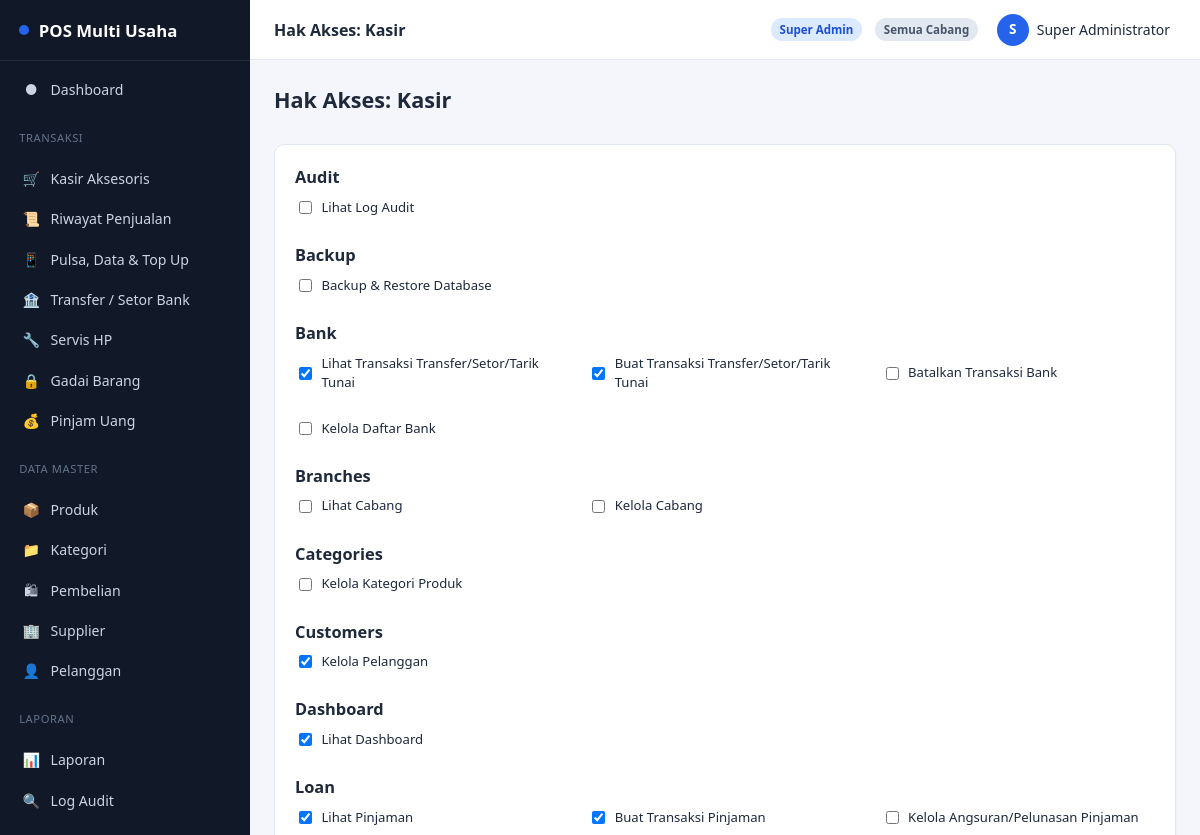
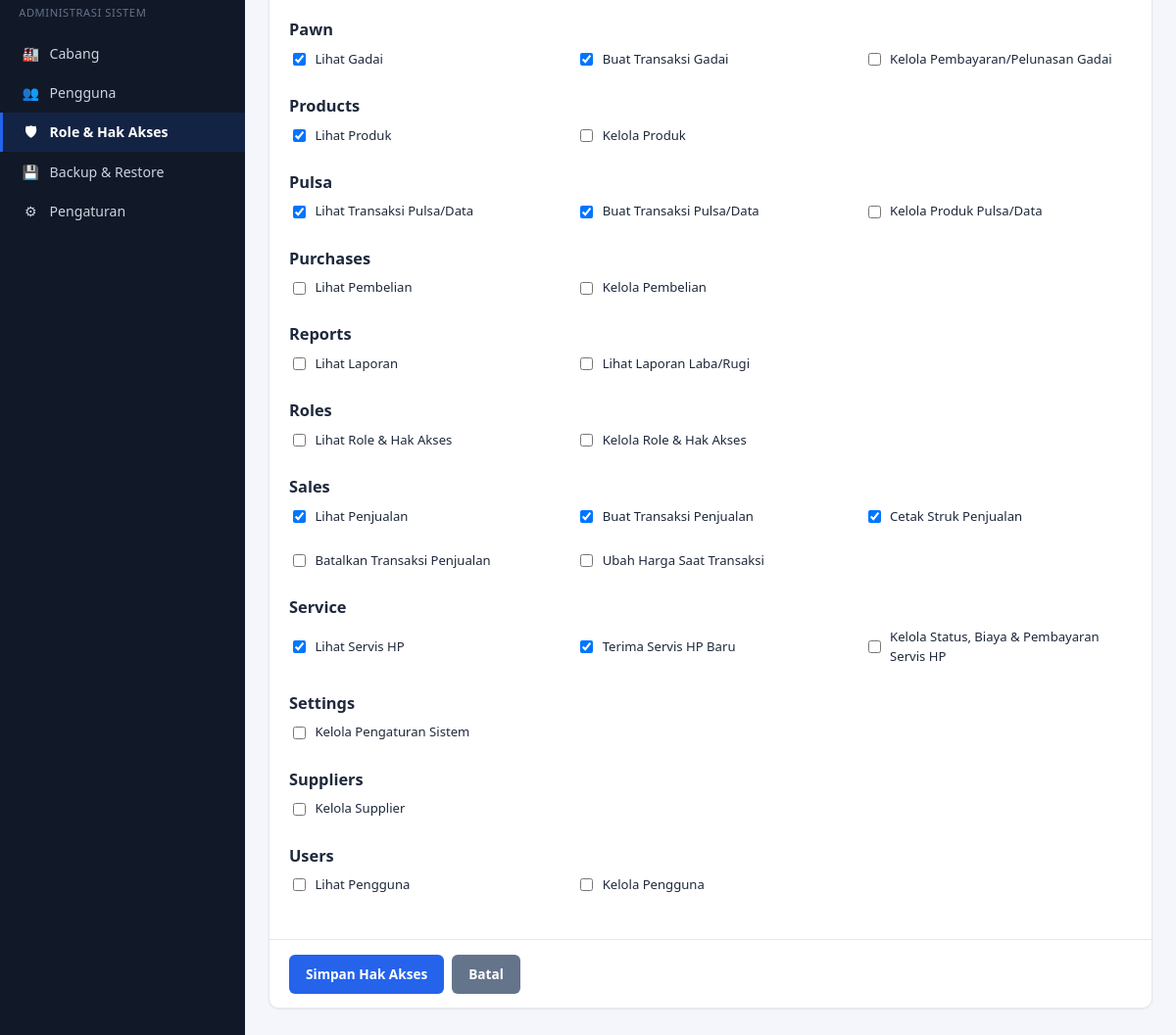
The page /roles/edit/3 (signed in) on the database its author committed (2 pictures, top to bottom).
### tables this page shows
CREATE TABLE IF NOT EXISTS permissions (
    id            INT UNSIGNED AUTO_INCREMENT PRIMARY KEY,
    code          VARCHAR(80)  NOT NULL UNIQUE,
    module        VARCHAR(50)  NOT NULL,
    name          VARCHAR(150) NOT NULL
);

CREATE TABLE IF NOT EXISTS roles (
    id            INT UNSIGNED AUTO_INCREMENT PRIMARY KEY,
    slug          VARCHAR(50)  NOT NULL UNIQUE,
    name          VARCHAR(100) NOT NULL,
    description   VARCHAR(255) DEFAULT NULL,
    created_at    DATETIME     NOT NULL DEFAULT CURRENT_TIMESTAMP
);

### app/core/Controller.php (called while the page is built, shortened)
<?php
abstract class Controller
{
    protected function view(string $view, array $data = [], string $layout = 'app'): void
    {
        extract($data, EXTR_SKIP);
        $viewFile = VIEW_PATH . '/' . $view . '.php';
        $content = function () use ($viewFile, $data): void {
            extract($data, EXTR_SKIP);
            require $viewFile;
        };
        require VIEW_PATH . '/layouts/' . $layout . '.php';
    }
}

### app/controllers/RoleController.php (called while the page is built, shortened)
<?php
final class RoleController extends Controller
{
    public function edit(string $id): void
    {
        $role = RoleModel::find((int) $id);
        $assigned = PermissionModel::codesForRole((int) $id);
        $this->view('roles/form', [
            'title'          => 'Hak Akses: ' . $role['name'],
            'role'           => $role,
            'permissionGroups' => PermissionModel::allGroupedByModule(),
            'assignedCodes'  => $assigned,
        ]);
    }
}

### app/core/Router.php (called while the page is built, shortened)
<?php
final class Router
{
    public static function dispatch(string $route): void
    {
        $route = trim($route, '/');
        $segments = $route === '' ? [] : explode('/', $route);
        $action    = $segments[1] ?? 'index';
        $params    = array_slice($segments, 2);
        $controller = new $controllerClass();
        call_user_func_array([$controller, $action], $params);
    }
}

### index.php (called while the page is built, shortened)
<?php
require ROOT_PATH . '/app/config/config.php';
$route = $_GET['route'] ?? '';
Router::dispatch($route);

### app/core/Database.php (called while the page is built, shortened)
<?php
final class Database
{
    private static ?PDO $instance = null;
    public static function connection(): PDO
    {
        if (self::$instance === null) {
            $dsn = 'mysql:host=' . DB_HOST . ';dbname=' . DB_NAME . ';charset=' . DB_CHARSET;
            self::$instance = new PDO($dsn, DB_USER, DB_PASS, [
                PDO::ATTR_ERRMODE            => PDO::ERRMODE_EXCEPTION,
                PDO::ATTR_DEFAULT_FETCH_MODE => PDO::FETCH_ASSOC,
                PDO::ATTR_EMULATE_PREPARES   => false,
            ]);
        }
        return self::$instance;
    }
}

### app/models/PermissionModel.php (called while the page is built, shortened)
<?php
final class PermissionModel extends Model
{
    public static function allGroupedByModule(): array
    {
        $rows = Database::connection()->query('SELECT * FROM permissions ORDER BY module, id')->fetchAll();
        $grouped = [];
        foreach ($rows as $row) {
            $grouped[$row['module']][] = $row;
        }
        return $grouped;
    }
}

### app/config/config.php (called while the page is built, shortened)
<?php
spl_autoload_register(function (string $class): void {
    $dirs = [
        APP_PATH . '/core/',
        APP_PATH . '/controllers/',
        APP_PATH . '/models/',
    ];
    foreach ($dirs as $dir) {
        $file = $dir . $class . '.php';
        if (is_file($file)) {
            return;
        }
    }
});
require_once APP_PATH . '/core/helpers.php';
require_once APP_PATH . '/config/database.php';

### app/core/Model.php (called while the page is built, shortened)
<?php
abstract class Model
{
    protected static string $table;
    protected static string $primaryKey = 'id';
    protected static bool $softDelete = false;
    protected static function db(): PDO
    {
        return Database::connection();
    }
    public static function find(int $id): ?array
    {
        $sql = 'SELECT * FROM ' . static::$table . ' WHERE ' . static::$primaryKey . ' = :id';
        $sql .= static::$softDelete ? ' AND deleted_at IS NULL' : '';
        $stmt = static::db()->prepare($sql);
        $stmt->execute(['id' => $id]);
        $row = $stmt->fetch();
        return $row === false ? null : $row;
    }
}

### app/views/roles/form.php (the view, shortened to what this page needs)
<div class="content-header">
    <h1>Hak Akses: <?= e($role['name']) ?></h1>
</div>
<form method="post" action="<?= e(url('roles/update/' . $role['id'])) ?>">
    <div class="card">
        <div class="card-body">
            <?php foreach ($permissionGroups as $module => $permissions): ?>
                <h3 style="text-transform:capitalize;"><?= e($module) ?></h3>
                <div class="grid grid-cols-3" style="margin-bottom:1.25rem;">
                    <?php foreach ($permissions as $p): ?>
                        <label style="font-weight:400;display:flex;gap:.4rem;align-items:center;">
                            <input type="checkbox" name="permissions[]" value="<?= (int) $p['id'] ?>" style="width:auto;"
                                <?= in_array($p['code'], $assignedCodes, true) ? 'checked' : '' ?>>
                            <?= e($p['name']) ?>
                        </label>
                    <?php endforeach; ?>
                </div>
            <?php endforeach; ?>
        </div>
        <div class="card-footer flex gap-sm">
            <button type="submit" class="btn">Simpan Hak Akses</button>
            <a class="btn btn-secondary" href="<?= e(url('roles/index')) ?>">Batal</a>
        </div>
    </div>
</form>

### app/core/helpers.php (shortened to what this page needs)
<?php
function e(?string $value): string
{
    return htmlspecialchars($value ?? '', ENT_QUOTES, 'UTF-8');
}
function url(string $path = ''): string
{
    return BASE_URL . '/' . ltrim($path, '/');
}
function render_menu_group(array $items, string $activeModule): void
{
    foreach ($items as $item) {
        $active = $item['key'] === $activeModule ? ' active' : '';
        echo '<li><a class="' . trim($active) . '" href="' . e(url($item['route'])) . '"><span class="icon">' . $item['icon'] . '</span><span>' . e($item['label']) . '</span></a></li>';
    }
}

### assets/css/app.css (style rules this page uses)
:root { --color-primary: #2563eb; --color-primary-dark: #1d4ed8; --color-primary-light: #dbeafe; --color-success: #16a34a; --color-success-light: #dcfce7; --color-danger: #dc2626; --color-danger-light: #fee2e2; --color-warning: #d97706; --color-warning-light: #fef3c7; --color-info: #0891b2; --color-bg: #f4f6fb; --color-surface: #ffffff; --color-border: #e2e8f0; --color-text: #1e293b; --color-text-muted: #64748b; --color-sidebar-bg: #111827; --color-sidebar-text: #cbd5e1; --color-sidebar-active: #2563eb; --radius-sm: 6px; --radius-md: 10px; --radius-lg: 16px; --shadow-sm: 0 1px 2px rgba(15, 23, 42, .06); --shadow-md: 0 4px 12px rgba(15, 23, 42, .08); --sidebar-width: 250px; --header-height: 60px; }
* { box-sizing: border-box; }
html, body { margin: 0; padding: 0; height: 100%; }
body { font-family: 'Segoe UI', Roboto, -apple-system, BlinkMacSystemFont, Arial, sans-serif; background: var(--color-bg); color: var(--color-text); font-size: 14px; line-height: 1.5; }
a { color: var(--color-primary); text-decoration: none; }
h1, h2, h3, h4 { margin: 0 0 .5rem; font-weight: 600; }
.sidebar-nav a { display: flex; align-items: center; gap: .65rem; padding: .6rem 1.2rem; color: var(--color-sidebar-text); font-size: .88rem; border-left: 3px solid transparent; }
.sidebar-nav a.active { background: rgba(37,99,235,.15); border-left-color: var(--color-sidebar-active); color: #fff; font-weight: 600; }
.sidebar-nav .icon { width: 18px; text-align: center; }
.content-header { display: flex; align-items: center; justify-content: space-between; flex-wrap: wrap; gap: .75rem; margin-bottom: 1.25rem; }
.content-header h1 { font-size: 1.35rem; }
.card { background: var(--color-surface); border: 1px solid var(--color-border); border-radius: var(--radius-md); box-shadow: var(--shadow-sm); margin-bottom: 1.25rem; }
.card-body { padding: 1.25rem; }
.card-footer { padding: .9rem 1.25rem; border-top: 1px solid var(--color-border); }
.grid { display: grid; gap: 1.25rem; }
.grid-cols-3 { grid-template-columns: repeat(3, 1fr); }
label { display: block; font-weight: 600; font-size: .82rem; margin-bottom: .35rem; }
.btn { display: inline-flex; align-items: center; justify-content: center; gap: .4rem; padding: .55rem 1rem; border-radius: var(--radius-sm); border: 1px solid transparent; font: inherit; font-weight: 600; font-size: .85rem; cursor: pointer; background: var(--color-primary); color: #fff; transition: filter .15s ease; }
.btn-secondary { background: #64748b; }
.flex { display: flex; }
.gap-sm { gap: .5rem; }

### rows shown on the page
permissions: icon "●", label "Dashboard", code "☑", name "Lihat Dashboard"
permissions: icon "🛒", label "Kasir Aksesoris", code "☑", name "Buat Transaksi Penjualan"
permissions: icon "📜", label "Riwayat Penjualan", code "☑", name "Lihat Penjualan"
permissions: icon "📱", label "Pulsa, Data & Top Up", code "☑", name "Lihat Transaksi Pulsa/Data"
permissions: icon "🏦", label "Transfer / Setor Bank", code "☑", name "Lihat Transaksi Transfer/Setor/Tarik Tunai"
permissions: icon "🔧", label "Servis HP", code "☑", name "Lihat Servis HP"
permissions: icon "🔒", label "Gadai Barang", code "☑", name "Lihat Gadai"
permissions: icon "💰", label "Pinjam Uang", code "☑", name "Lihat Pinjaman"
permissions: icon "📦", label "Produk", code "☑", name "Lihat Produk"
permissions: icon "📁", label "Kategori", name "Kelola Kategori Produk"
permissions: icon "🛍", label "Pembelian", name "Lihat Pembelian"
permissions: icon "🏢", label "Supplier", name "Kelola Supplier"
permissions: icon "👤", label "Pelanggan", code "☑", name "Kelola Pelanggan"
permissions: icon "📊", label "Laporan", name "Lihat Laporan"
permissions: icon "🏭", label "Cabang", name "Kelola Cabang"
permissions: icon "👥", label "Pengguna", name "Kelola Pengguna"
permissions: icon "🛡", label "Role & Hak Akses", name "Kelola Role & Hak Akses"
permissions: icon "💾", label "Backup & Restore", name "Backup & Restore Database"
permissions: icon "⚙", label "Pengaturan", name "Kelola Pengaturan Sistem"
roles: name "Kasir"
permissions: name "Lihat Log Audit"
permissions: code "☑", name "Buat Transaksi Transfer/Setor/Tarik Tunai"
permissions: name "Batalkan Transaksi Bank"
permissions: name "Kelola Daftar Bank"
permissions: name "Lihat Cabang"
permissions: code "☑", name "Buat Transaksi Pinjaman"
permissions: name "Kelola Angsuran/Pelunasan Pinjaman"
permissions: code "☑", name "Buat Transaksi Gadai"
permissions: name "Kelola Pembayaran/Pelunasan Gadai"
permissions: name "Kelola Produk"
permissions: code "☑", name "Buat Transaksi Pulsa/Data"
permissions: name "Kelola Produk Pulsa/Data"
permissions: name "Kelola Pembelian"
permissions: name "Lihat Laporan Laba/Rugi"
permissions: name "Lihat Role & Hak Akses"
permissions: code "☑", name "Cetak Struk Penjualan"
permissions: name "Batalkan Transaksi Penjualan"
permissions: name "Ubah Harga Saat Transaksi"
permissions: code "☑", name "Terima Servis HP Baru"
permissions: name "Kelola Status, Biaya & Pembayaran Servis HP"
permissions: name "Lihat Pengguna"

### other values the page prints
APP_NAME "POS Multi Usaha"
$item['icon'] "🔍"
$item['label'] "Log Audit"
$title "Hak Akses: Kasir"
$currentUser['role_name'] "Super Admin"
substr($currentUser['full_name'] ?? '?', 0, 1) "S"
$currentUser['full_name'] "Super Administrator"
$module "Audit"
$module "Backup"
$module "Bank"
$module "Branches"
$module "Categories"
$module "Customers"
$module "Dashboard"
$module "Loan"
